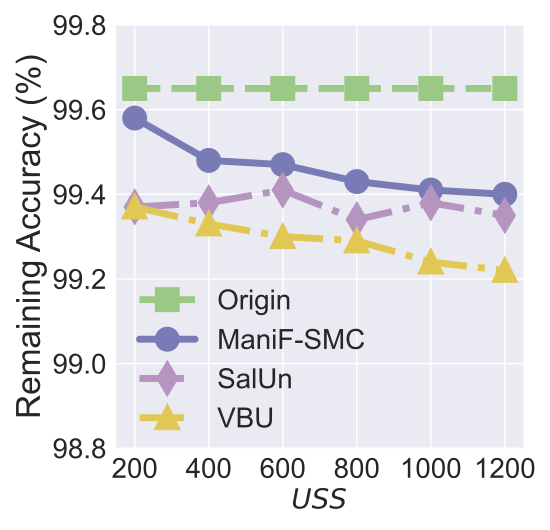

Write Python code to recreate this figure.


import numpy as np
import matplotlib.pyplot as plt

epsilon = 3
beta = 1 / epsilon


x=[1, 2, 3, 4, 5, 6]
# validation_for_plt =[97,95.8600, 94.9400, 93.5400, 93.2400]
# attack_for_plt=[0, 0.3524, 0, 0.1762, 0.1762]
# basic_for_plt=[99.8, 99.8, 99.8, 99.8, 99.8]

labels = ['200', '400', '600', '800', '1000', '1200']
# unl_org = [97.77, 97.55, 97.35, 97.29, 97.21, 97.21]

# unl_hess_r = [96.6, 96.66, 96.04, 95.94, 95.85, 97.21]
OUL = [0.9958, 0.9948, 0.9947, 0.9943, 0.9941, 0.9940]

org_acc = [0.9965, 0.9965, 0.9965, 0.9965, 0.9965, 0.9965]

salun_acc = [0.9937, 0.9938,  0.9941, 0.9934, 0.9938, 0.9935]
# unl_ss_wo = [94.32, 94.53, 94.78, 93.38, 94.04, 97.21]
vbu_ldp_acc = [0.9937, 0.9933, 0.9930, 0.9929, 0.9924, 0.9922]

for i in range(len(OUL)):
    OUL[i] = OUL[i]*100
    org_acc[i] = org_acc[i]*100
    salun_acc[i] = salun_acc[i]*100
    vbu_ldp_acc[i] = vbu_ldp_acc[i] * 100

plt.style.use('seaborn')
plt.figure(figsize=(5.5, 5.3))
l_w=5
m_s=15
marker_s = 3
markevery=1
#plt.figure(figsize=(8, 5.3))
#plt.plot(x, unl_fr, color='blue', marker='^', label='Retrain',linewidth=l_w, markersize=m_s)

#plt.plot(x, unl_ss_w, color='g',  marker='*',  label='PriMU$_{w}$',linewidth=l_w, markersize=m_s)
plt.plot(x, org_acc, linestyle='--', color='#9BC985',  marker='s', fillstyle='full', markevery=markevery, label='Origin',linewidth=l_w, markersize=m_s, markeredgewidth=marker_s)


plt.plot(x, OUL, linestyle='-', color='#797BB7', marker='o', fillstyle='full', markevery=markevery,
         label='ManiF-SMC', linewidth=l_w, markersize=m_s, markeredgewidth=marker_s)



plt.plot(x, salun_acc, linestyle='-.', color='#B595BF',  marker='d', fillstyle='full', markevery=markevery, label='SalUn',linewidth=l_w, markersize=m_s, markeredgewidth=marker_s)

plt.plot(x, vbu_ldp_acc, linestyle='-.', color='#E1C855',  marker='^', fillstyle='full', markevery=markevery,
         label='VBU',linewidth=l_w, markersize=m_s, markeredgewidth=marker_s)


# plt.grid()
leg = plt.legend(fancybox=True, shadow=True)
# plt.xlabel('Malicious Client Ratio (%)' ,fontsize=16)
plt.ylabel('Remaining Accuracy (%)' ,fontsize=24)
my_y_ticks = np.arange(98.8, 99.9, 0.2)
plt.yticks(my_y_ticks,fontsize=20)
plt.xlabel('$\it USS$' ,fontsize=20)

plt.xticks(x, labels, fontsize=20)
# plt.title('CIFAR10 IID')

# plt.annotate(r"1e0", xy=(0.1, 1.01), xycoords='axes fraction', xytext=(-10, 10), textcoords='offset points', ha='right', va='center', fontsize=15)


# plt.title('(c) Utility Preservation', fontsize=24)
plt.legend(loc=(0.03, 0.01),fontsize=20)
plt.tight_layout()
#plt.title("MNIST")
plt.rcParams['figure.figsize'] = (2.0, 1)
plt.rcParams['image.interpolation'] = 'nearest'
plt.rcParams['figure.subplot.left'] = 0.11
plt.rcParams['figure.subplot.bottom'] = 0.08
plt.rcParams['figure.subplot.right'] = 0.977
plt.rcParams['figure.subplot.top'] = 0.969
plt.savefig('MNIST_model_RA_uss.pdf', format='pdf', dpi=200)
plt.show()
